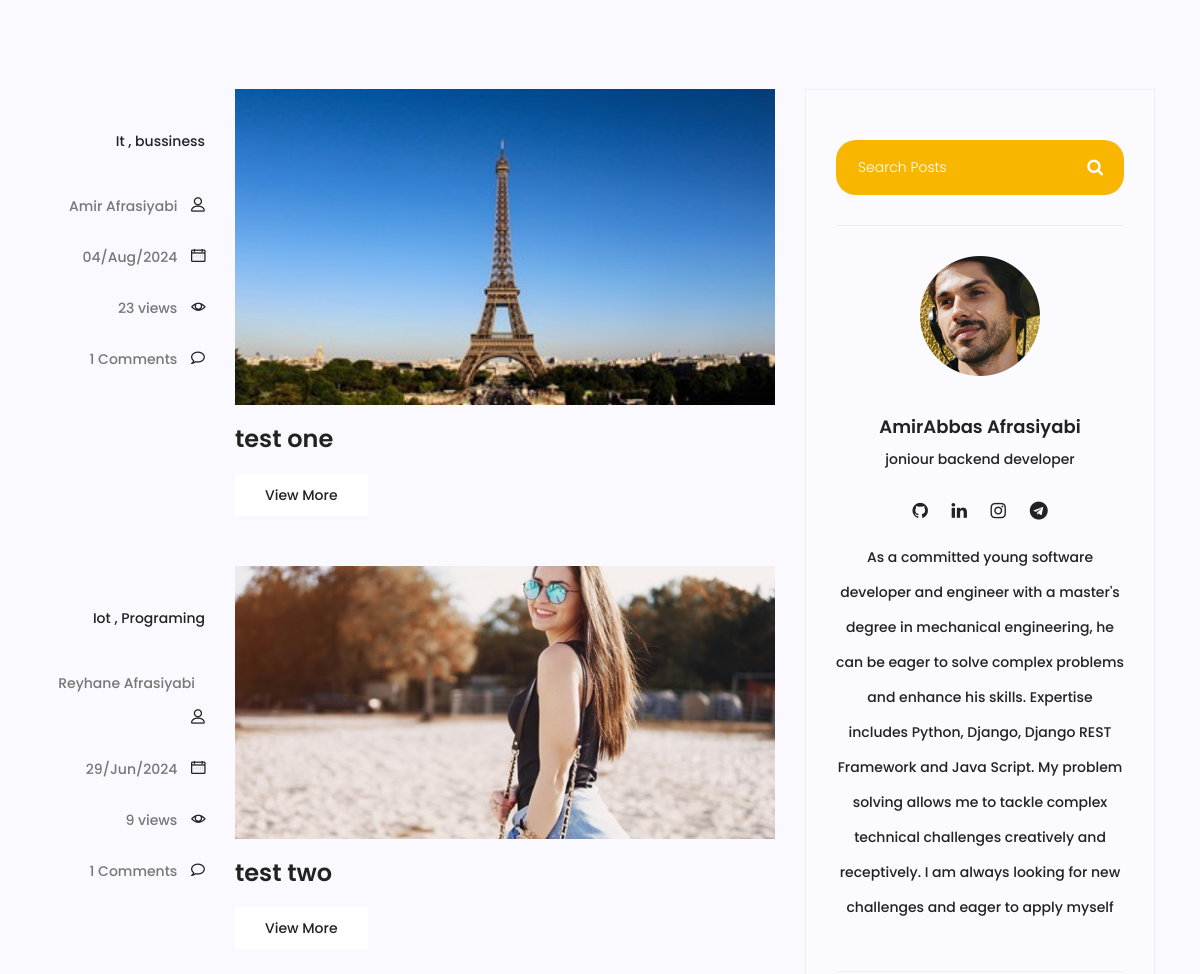
The page /blog/ (middle part) on the database as committed earlier.
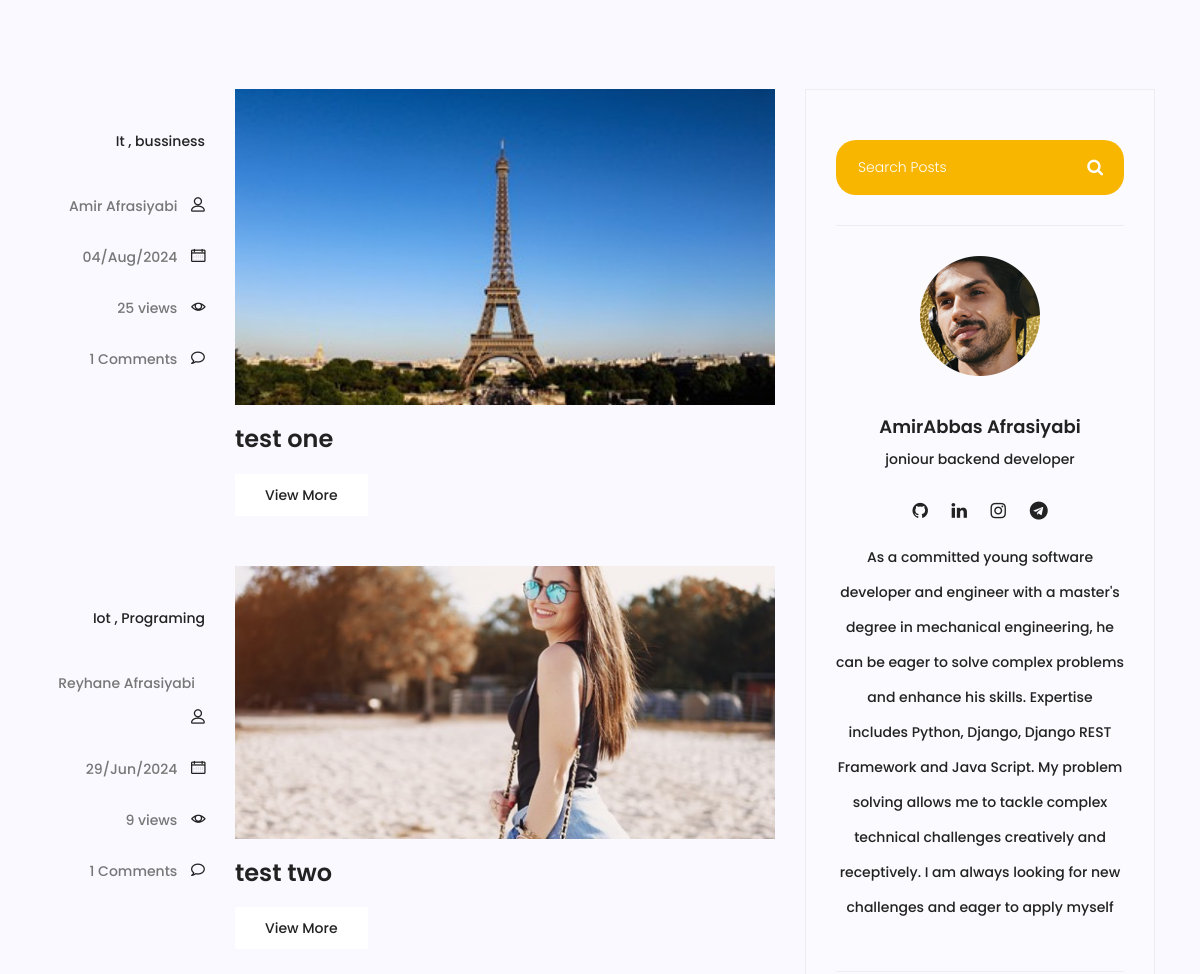
The same page on the database as committed later.
### blog/models.py (models this page shows, shortened)
class Post(models.Model):
    image = models.ImageField(upload_to='blog/', default='blog/default.jpg')
    author = models.ForeignKey(User, related_name="author", on_delete=models.SET_NULL, null=True)
    title = models.CharField(max_length=100)
    content = models.TextField()
    category = models.ManyToManyField(category, blank=True)
    tags = TaggableManager()
    counted_views = models.IntegerField(default=0)
    status = models.BooleanField(default=False)
    published_date = models.DateTimeField(null=True)
    created_date = models.DateTimeField(auto_now_add=True)
    updated_date = models.DateTimeField(auto_now=True)
    class Meta:
        ordering = ['created_date']
        verbose_name = 'پست'
        verbose_name_plural = ' پست ها'

### blog/views.py (the view)
# urls.py: path('', blog_view, name='index'),
def blog_view(request, cat_name=None, author_username=None , tag_name = None,):
    posts = Post.objects.filter(status=1)
    if cat_name:
        posts = posts.filter(category__name=cat_name)
    if author_username:
        posts = posts.filter(author__username=author_username)
    if tag_name:
        posts = posts.filter(tags__name__in=[tag_name])
    posts = Paginator(posts, 3)
    try:
        page_number = request.GET.get('page')
        posts = posts.get_page(page_number)
    except PageNotAnInteger:
        posts = posts.get_page(1)
    except EmptyPage:
        posts = posts.get_page(1)
    context = {'posts': posts}
    return render(request, 'blog/blog-home.html', context)

### blog/templatetags/blog_tags.py (called while the page is built)
@ register.inclusion_tag('blog/blog-post-category.html')
def postcategories():
    posts = Post.objects.filter(status=1)
    categories = category.objects.all()
    cat_dict = {}
    for name in categories:
       cat_dict[name] =  posts.filter(category=name).count()
    return{'categories': cat_dict}

### templates/blog/blog-home.html (shortened to what this page needs)
{% extends "base.html" %}
{% load static %}
{% load blog_tags %}
{% block content %}
<section class="top-category-widget-area pt-90 pb-90">
</section>
<section class="post-content-area">
  <div class="container">
    <div class="row">
      <div class="col-lg-8 posts-list">
        {% for post in posts %}
        <div class="single-post row">
          <div class="col-lg-3 col-md-3 meta-details">
            <ul class="tags">
              {% for cat in post.category.all %}
                <li><a href="{% url 'blog:category' cat_name=cat.name %}">{{ cat.name }}</a> {% if not forloop.last %},{% endif %}</li>
              {% endfor %}
            </ul>
            <div class="user-details row">
              <p class="user-name col-lg-12 col-md-12 col-6">
                <a href="{% url 'blog:author' author_username=post.author.username %}">{{post.author.get_full_name}}</a> <span class="lnr lnr-user"></span>
              </p>
              <p class="date col-lg-12 col-md-12 col-6">
                <a href="#">{{post.published_date|date:"d/M/Y"}}</a>
                <span class="lnr lnr-calendar-full"></span>
              </p>
              <p class="view col-lg-12 col-md-12 col-6">
                <a href="#">{{post.counted_views}} views</a>
                <span class="lnr lnr-eye"></span>
              </p>
              <p class="comments col-lg-12 col-md-12 col-6">
                <a href="#">{{ post.comments.count }} Comments</a> <span class="lnr lnr-bubble"></span>
              </p>
            </div>
          </div>
          <div class="col-lg-9 col-md-9">
            <div class="feature-img">
              <img
                class="img-fluid"
                src="{{post.image.url}}"
                alt=""
              />
            </div>
            <a class="posts-title" href="{% url 'blog:single' pid=post.id %}"><h3>{{post.title}}</h3></a>
            <a href="{% url 'blog:single' pid=post.id %}" class="primary-btn">View More</a>
          </div>
        </div>
        {% endfor %}
      </div>
      <div class="col-lg-4 sidebar-widgets">
        <div class="widget-wrap">
          {% include "blog/blog-search.html" %}
          {% include "blog/blog-writter.html" %}
        </div>
      </div>
    </div>
  </div>
</section>
{% endblock %}

Rows that differ between the two databases and show on the page:
changed Post "test one": counted_views "23" → "25"
